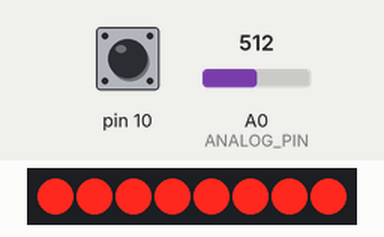
A sketch run on a simulated Arduino Uno, built with avr-gcc and run on an emulated ATmega328P. Parts: 8 shift-register outputs drawn as a row of LEDs (first output left, lit = HIGH). Wiring (inferred from the names in the program): shift register (74HC595): data pin 4; shift clock pin 6; latch pin 13. Wiring (inferred from the signals the program sends): row of LEDs: on Q0, Q1, Q2, Q3, Q4, Q5, Q6, Q7. The test bench sets the inputs (shaded band); at power-on: pin 10 LOW, A0 (ANALOG_PIN) = 512. What the sketch prints to the serial monitor is not drawn.

Above: at 2.2 s.
2.3 s: pin 10 driven HIGH
3.8 s: pin 10 pulsed LOW 5 times (0.12 s each, 0.3 s apart)
At 4.07 s:
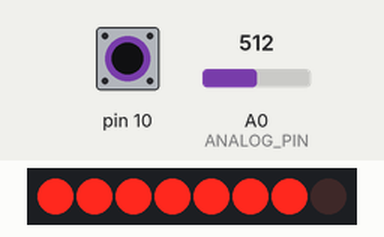
At 5.5 s:
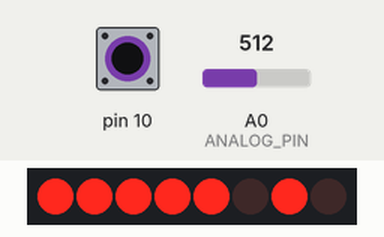
6.8 s: pin 10 pulsed LOW 2 times (0.12 s each, 0.3 s apart)
At 8.3 s:
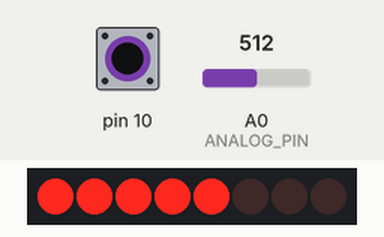
Timing chart, 0 to 7.9 s (numbered marks = the images above; inputs shaded):
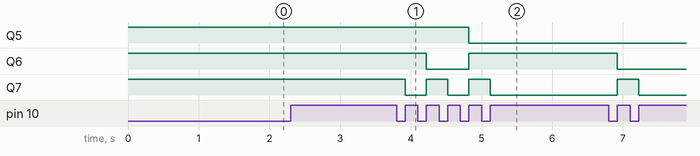

The sketch:

8bit_shift.ino
```cpp
#include <avr/interrupt.h>
#include <avr/io.h>

#define BUFFER_LENGTH 250
#define ANALOG_PIN A0

const int DATA_PIN = 4;
const int LATCH_PIN = 5;
const int CLOCK_PIN = 6;

int buffer[BUFFER_LENGTH];
int buffer_index = 0;
volatile char tick = 0;
int count = 0;

void setup() {
  cli();
  Serial.begin(9600);
  pinMode(ANALOG_PIN, INPUT);

  pinMode(DATA_PIN, OUTPUT);
  pinMode(CLOCK_PIN, OUTPUT);

  DDRB = (1 << LATCH_PIN);
  DDRB &= ~(1 << 2);

  TCCR1A = 0;
  TCCR1B = 0;
  TIMSK1 |= B00000001;

  PCICR |= B00000001;
  PCMSK0 |= B00000100;

  sei();
}

ISR(PCINT0_vect) {
  PORTB &= ~(1 << 5);
  TCNT1 = 65535;
  TCCR1B |= B00000101;
}

ISR(TIMER1_OVF_vect) {
  if (tick == 0){
    shiftOut(DATA_PIN, CLOCK_PIN, LSBFIRST, count);
    count++;
    PORTB |= (1 << LATCH_PIN);
    TCNT1 = 0;
    tick = 1;
  } else{
    PORTB &= ~(1 << LATCH_PIN);
    TCCR1B = 0;
    tick = 0;
  }
}
void loop() {
  for (int i = 0; i < BUFFER_LENGTH; i++){
    Serial.println(buffer[i]);
  }
  if (buffer_index < BUFFER_LENGTH){
    buffer[buffer_index] = analogRead(ANALOG_PIN);
    buffer_index = (buffer_index + 1) % BUFFER_LENGTH;
  }
}
```

Measured:
- after the input at 3.8 s, Q5: HIGH → LOW after 1.0 s; Q6: HIGH → LOW after 0.42 s, → HIGH 0.60 s later; Q7: alternates HIGH for 0.30 s and LOW for 0.30 s, 5 changes in all, then stays LOW, starting after 0.12 s
- after the input at 6.8 s, Q6: HIGH → LOW after 0.12 s; Q7: LOW → HIGH after 0.12 s, → LOW 0.30 s later
